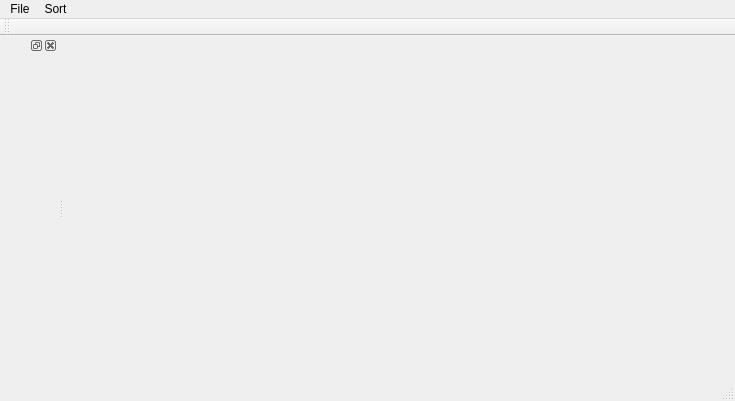
<?xml version="1.0" encoding="UTF-8"?>
<ui version="4.0">
 <class>AutoCompareClass</class>
 <widget class="QMainWindow" name="AutoCompareClass">
  <property name="geometry">
   <rect>
    <x>0</x>
    <y>0</y>
    <width>735</width>
    <height>401</height>
   </rect>
  </property>
  <property name="windowTitle">
   <string>AutoCompare</string>
  </property>
  <widget class="QWidget" name="centralWidget"/>
  <widget class="QMenuBar" name="menuBar">
   <property name="geometry">
    <rect>
     <x>0</x>
     <y>0</y>
     <width>735</width>
     <height>21</height>
    </rect>
   </property>
   <widget class="QMenu" name="menuFile">
    <property name="title">
     <string>File</string>
    </property>
    <addaction name="actionOpen"/>
    <addaction name="actionSave"/>
   </widget>
   <widget class="QMenu" name="menuSort">
    <property name="title">
     <string>Sort</string>
    </property>
    <addaction name="actionSort1"/>
    <addaction name="actionSort2"/>
   </widget>
   <addaction name="menuFile"/>
   <addaction name="menuSort"/>
  </widget>
  <widget class="QToolBar" name="mainToolBar">
   <attribute name="toolBarArea">
    <enum>TopToolBarArea</enum>
   </attribute>
   <attribute name="toolBarBreak">
    <bool>false</bool>
   </attribute>
  </widget>
  <widget class="QStatusBar" name="statusBar"/>
  <widget class="QDockWidget" name="dockWidget">
   <attribute name="dockWidgetArea">
    <number>1</number>
   </attribute>
   <widget class="QWidget" name="dockWidgetContents"/>
  </widget>
  <action name="actionOpen">
   <property name="text">
    <string>Open</string>
   </property>
  </action>
  <action name="actionSave">
   <property name="text">
    <string>Save</string>
   </property>
  </action>
  <action name="action">
   <property name="text">
    <string>xit</string>
   </property>
  </action>
  <action name="actionSort1">
   <property name="text">
    <string>Sort1</string>
   </property>
  </action>
  <action name="actionSort2">
   <property name="text">
    <string>Sort2</string>
   </property>
  </action>
  <action name="actionSav_as_img">
   <property name="text">
    <string>Sav as img</string>
   </property>
  </action>
 </widget>
 <layoutdefault spacing="6" margin="11"/>
 <resources>
  <include location="autocompare.qrc"/>
 </resources>
 <connections/>
</ui>
